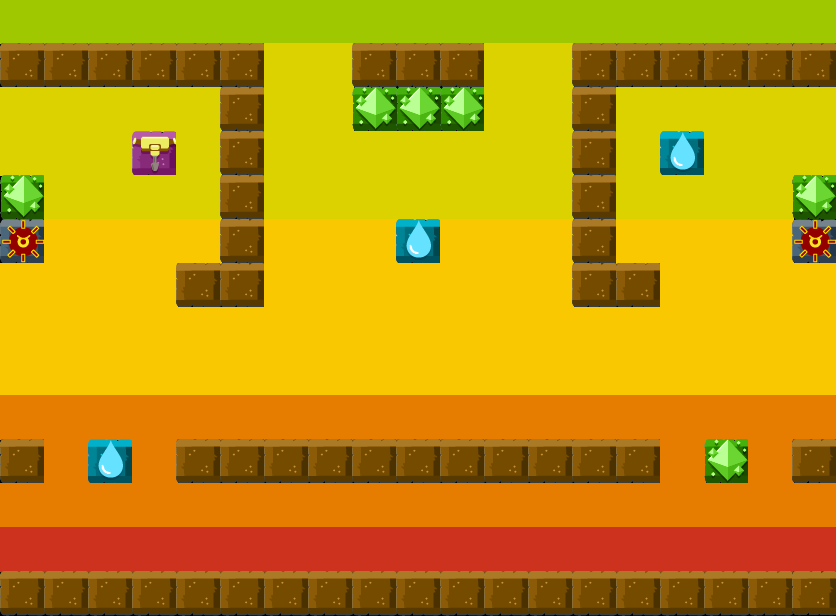

This is a level from a 2D game, rendered from its Tiled map with the project's own tilesets. A one-line summary and the map file follow, with tile-layer data summarised:
An orthogonal 19x14 tile map with 44x44 px tiles, 1 tile layer (Tile Layer 1).

<map version="1.0" orientation="orthogonal" renderorder="right-down" width="19" height="14" tilewidth="44" tileheight="44" nextobjectid="1">
 <tileset firstgid="1" name="minigame" tilewidth="46" tileheight="45" tilecount="13">
  <tile id="0">
   <image width="46" height="45" source="../Textures/Tiles Minigame/24_5_Diamond.png" />
  </tile>
  <tile id="1">
   <image width="46" height="45" source="../Textures/Tiles Minigame/24_5_Electricity.png" />
  </tile>
  <tile id="2">
   <image width="46" height="45" source="../Textures/Tiles Minigame/26_5_Acid.png" />
  </tile>
  <tile id="3">
   <image width="46" height="45" source="../Textures/Tiles Minigame/26_5_Block.png" />
  </tile>
  <tile id="4">
   <image width="46" height="45" source="../Textures/Tiles Minigame/26_5_Green.png" />
  </tile>
  <tile id="5">
   <image width="46" height="45" source="../Textures/Tiles Minigame/26_5_Orange.png" />
  </tile>
  <tile id="6">
   <image width="46" height="45" source="../Textures/Tiles Minigame/26_5_Red.png" />
  </tile>
  <tile id="7">
   <image width="46" height="45" source="../Textures/Tiles Minigame/26_5_Water.png" />
  </tile>
  <tile id="8">
   <image width="46" height="45" source="../Textures/Tiles Minigame/26_5_Yellow.png" />
  </tile>
  <tile id="9">
   <image width="46" height="45" source="../Textures/Tiles Minigame/2_6_Diamond.png" />
  </tile>
  <tile id="10">
   <image width="46" height="45" source="../Textures/Tiles Minigame/2_6_Life.png" />
  </tile>
  <tile id="11">
   <image width="46" height="45" source="../Textures/Tiles Minigame/6_6_Mine.png" />
  </tile>
  <tile id="12">
   <image width="46" height="45" source="../Textures/Tiles Minigame/6_6_MineArea.png" />
  </tile>
 </tileset>
 <layer name="Tile Layer 1" width="19" height="14">
  <data>[266 cells, 266 non-empty, 10 distinct tile ids]</data>
 </layer>
</map>
